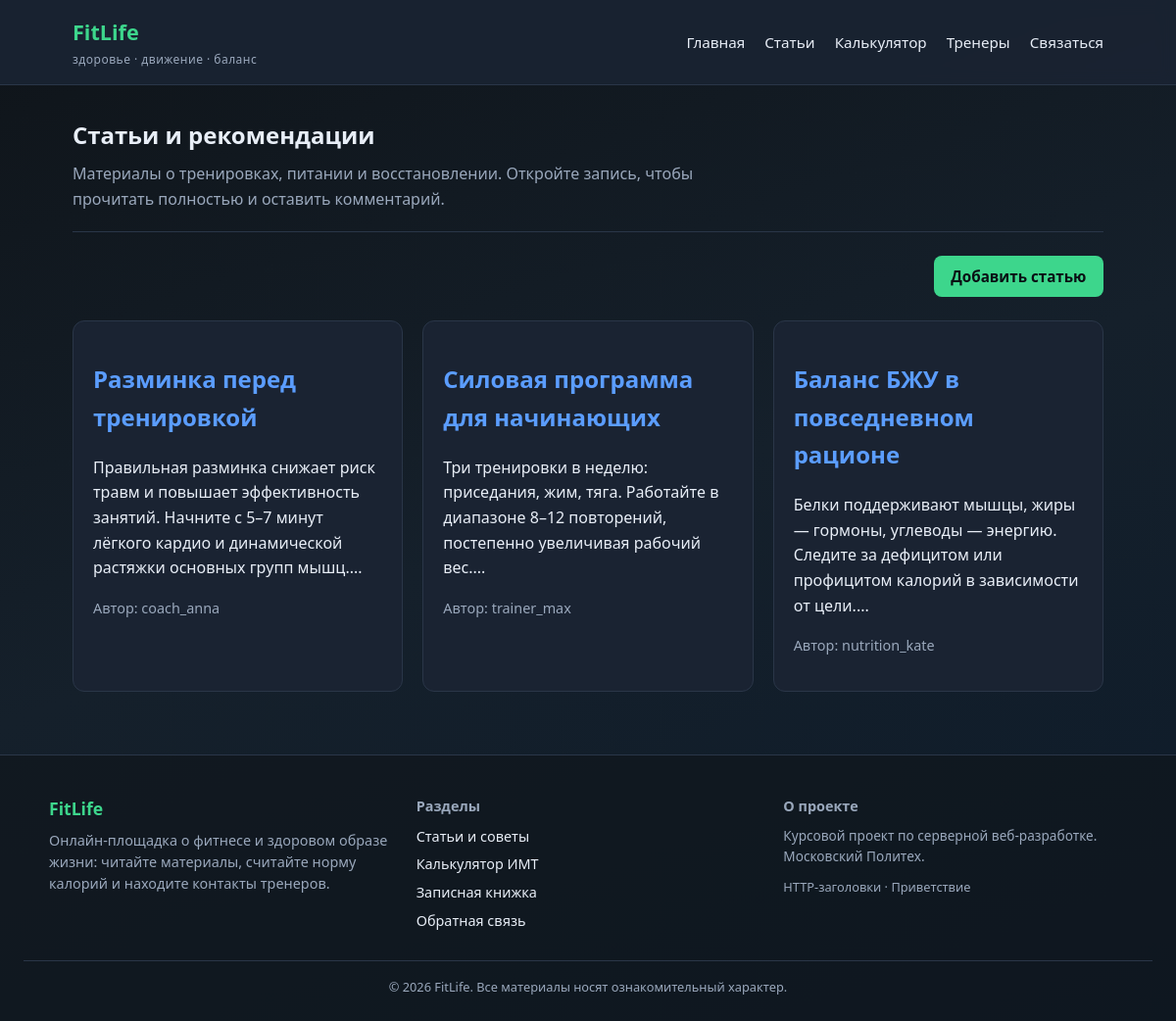
The page /articles on the database its author committed.
### tables this page shows
CREATE TABLE articles (
    id INT NOT NULL AUTO_INCREMENT,
    author_id INT NOT NULL,
    name VARCHAR(255) NOT NULL,
    text TEXT NOT NULL,
    created_at DATETIME NOT NULL DEFAULT CURRENT_TIMESTAMP,
  updated_at DATETIME NULL,
    PRIMARY KEY (id),
    KEY idx_articles_author (author_id),
    CONSTRAINT fk_articles_author FOREIGN KEY (author_id) REFERENCES users (id) ON DELETE CASCADE
);

CREATE TABLE users (
    id INT NOT NULL AUTO_INCREMENT,
    nickname VARCHAR(128) NOT NULL,
    email VARCHAR(255) NOT NULL,
    is_confirmed TINYINT(1) NOT NULL DEFAULT 0,
    role ENUM('admin', 'user') NOT NULL DEFAULT 'user',
    password_hash VARCHAR(255) NOT NULL DEFAULT '',
    auth_token VARCHAR(255) NOT NULL DEFAULT '',
    created_at DATETIME NOT NULL DEFAULT CURRENT_TIMESTAMP,
    PRIMARY KEY (id),
    UNIQUE KEY uk_users_nickname (nickname),
    UNIQUE KEY uk_users_email (email)
);

### src/MyProject/View.php (called while the page is built, shortened)
<?php
final class View
{
    private string $templatesPath;
    public function __construct()
    {
        $this->templatesPath = dirname(__DIR__, 2) . '/templates';
    }
    public function render(string $template, array $vars = []): void
    {
        extract($vars, EXTR_SKIP);
        $config = require dirname(__DIR__, 2) . '/config/config.php';
        $appName = $config['app_name'];
        require $this->templatesPath . '/' . $template . '.php';
        $content = ob_get_clean();
        require $this->templatesPath . '/layout.php';
    }
}

### src/MyProject/Controllers/ArticlesController.php (called while the page is built, shortened)
<?php
class ArticlesController
{
    private View $view;
    public function __construct()
    {
        $this->view = new View();
    }
    public function index(): void
    {
        $this->view->render('articles/index', [
            'title' => 'Статьи',
            'articles' => Article::findAllWithAuthors(),
        ]);
    }
}

### src/MyProject/Application.php (called while the page is built, shortened)
<?php
final class Application
{
    public function run(): void
    {
        $router = new Router();
        $main = MainController::class;
        $articles = ArticlesController::class;
        $comments = CommentsController::class;
        $contacts = ContactsController::class;
        $feedback = FeedbackController::class;
        $calculator = CalculatorController::class;
        $router->add('~^/$~', [$main, 'index']);
        $router->add('~^/hello/([^/]+)$~', [$main, 'hello']);
        $router->add('~^/bye/([^/]+)$~', [$main, 'bye']);
        $router->add('~^/headers$~', [$main, 'headers']);
        $router->add('~^/articles$~', [$articles, 'index']);
        $router->add('~^/articles/create$~', [$articles, 'create']);
        $router->add('~^/articles/(\d+)$~', [$articles, 'show']);
        $router->add('~^/articles/(\d+)/edit$~', [$articles, 'edit']);
        $router->add('~^/articles/(\d+)/comments$~', [$comments, 'store']);
        $router->add('~^/comments/(\d+)/edit$~', [$comments, 'edit']);
        $router->add('~^/contacts$~', [$contacts, 'index']);
        $router->add('~^/contacts/create$~', [$contacts, 'create']);
        $router->add('~^/contacts/(\d+)/edit$~', [$contacts, 'edit']);
        $router->add('~^/contacts/(\d+)/delete$~', [$contacts, 'delete']);
        $router->add('~^/feedback$~', [$feedback, 'form']);
        $router->add('~^/feedback/sent$~', [$feedback, 'sent']);
        $router->add('~^/calculator$~', [$calculator, 'index']);
        $router->add('~^/calculator/calculate$~', [$calculator, 'calculate']);
        $uri = $_SERVER['REQUEST_URI'] ?? '/';
        $method = $_SERVER['REQUEST_METHOD'] ?? 'GET';
        $router->dispatch($uri, $method);
    }
}

### www/index.php (called while the page is built, shortened)
<?php
$app = new MyProject\Application();
$app->run();

### config/config.php (called while the page is built, shortened)
<?php
return [
    'app_name' => 'FitLife',
    'default_title' => 'FitLife - блог о здоровье и фитнесе',
    'db' => [
        'driver' => getenv('DB_DRIVER') ?: 'mysql',
        'sqlite_path' => dirname(__DIR__) . '/database/fitlife.sqlite',
        'host' => getenv('DB_HOST') ?: '127.0.0.1',
        'port' => getenv('DB_PORT') ?: '3306',
        'name' => getenv('DB_NAME') ?: 'fitlife',
        'user' => getenv('DB_USER') ?: 'root',
        'password' => getenv('DB_PASSWORD') ?: '',
        'charset' => 'utf8mb4',
    ],
];

### src/MyProject/Db.php (called while the page is built, shortened)
<?php
final class Db
{
    private static ?PDO $pdo = null;
    public static function getConnection(): PDO
    {
        if (self::$pdo === null) {
            $config = require dirname(__DIR__, 2) . '/config/config.php';
            $db = $config['db'];
            $driver = $db['driver'] ?? 'mysql';
            try {
                if ($driver === 'sqlite') {
                    $path = $db['sqlite_path'];
                    if (!is_file($path)) {
                        require dirname(__DIR__, 2) . '/database/init_sqlite.php';
                    }
                    self::$pdo = new PDO('sqlite:' . $path, null, null, [
                        PDO::ATTR_ERRMODE => PDO::ERRMODE_EXCEPTION,
                        PDO::ATTR_DEFAULT_FETCH_MODE => PDO::FETCH_ASSOC,
                    ]);
                } else {
                    $dsn = sprintf(
                        'mysql:host=%s;port=%s;dbname=%s;charset=%s',
                        $db['host'],
                        $db['port'],
                        $db['name'],
                        $db['charset']
                    );
                    self::$pdo = new PDO($dsn, $db['user'], $db['password'], [
                        PDO::ATTR_ERRMODE => PDO::ERRMODE_EXCEPTION,
                        PDO::ATTR_DEFAULT_FETCH_MODE => PDO::FETCH_ASSOC,
                    ]);
                    self::$pdo->exec('SET NAMES utf8mb4 COLLATE utf8mb4_unicode_ci');
                }
            } catch (PDOException $e) {
                http_response_code(500);
                echo 'Ошибка подключения к базе данных: ' . htmlspecialchars($e->getMessage());
                exit;
            }
        }
        return self::$pdo;
    }
}

### src/MyProject/Models/Article.php (called while the page is built, shortened)
<?php
class Article extends ActiveRecord
{
    public int $author_id = 0;
    protected static function getTableName(): string
    {
        return 'articles';
    }
    public static function findAllWithAuthors(): array
    {
        return self::findAll('created_at DESC');
    }
    public function getAuthor(): ?User
    {
        return User::findById($this->author_id);
    }
}

### src/MyProject/ActiveRecord/ActiveRecord.php (called while the page is built, shortened)
<?php
abstract class ActiveRecord
{
    public static function findById(int $id): ?static
    {
        $table = static::getTableName();
        $stmt = Db::getConnection()->prepare("SELECT * FROM {$table} WHERE id = :id LIMIT 1");
        $stmt->execute(['id' => $id]);
        $row = $stmt->fetch(PDO::FETCH_ASSOC);
        return $row ? static::mapRow($row) : null;
    }
    public static function findAll(string $orderBy = 'id DESC'): array
    {
        $table = static::getTableName();
        $stmt = Db::getConnection()->query("SELECT * FROM {$table} ORDER BY {$orderBy}");
        $items = [];
        while ($row = $stmt->fetch(PDO::FETCH_ASSOC)) {
            $items[] = static::mapRow($row);
        }
        return $items;
    }
    protected static function mapRow(array $row): static
    {
        $object = new static();
        $reflection = new ReflectionClass($object);
        foreach ($row as $key => $value) {
            $property = $reflection->getProperty($key);
            $type = $property->getType();
            if ($type && $type->getName() === 'int' && $value !== null && $value !== '') {
                $value = (int) $value;
            }
        }
        return $object;
    }
}

### src/MyProject/Models/User.php (called while the page is built, shortened)
<?php
class User extends ActiveRecord
{
    protected static function getTableName(): string
    {
        return 'users';
    }
}

### templates/articles/index.php (the view, shortened to what this page needs)
<section class="page-block">
    <?php
    $introTitle = 'Статьи и рекомендации';
    $introText = 'Материалы о тренировках, питании и восстановлении. Откройте запись, чтобы прочитать полностью и оставить комментарий.';
    require __DIR__ . '/../partials/page-intro.php';
    ?>
    <div class="page-head">
        <a href="/articles/create" class="btn btn-primary">Добавить статью</a>
    </div>
    <div class="cards-grid">
        <?php foreach ($articles as $article): ?>
            <?php $author = $article->getAuthor(); ?>
            <article class="card">
                <h2><a href="/articles/<?= $article->id ?>"><?= htmlspecialchars($article->name) ?></a></h2>
                <p><?= htmlspecialchars(mb_substr($article->text, 0, 160)) ?>...</p>
                <p class="meta">Автор: <?= $author ? htmlspecialchars($author->nickname) : '-' ?></p>
            </article>
        <?php endforeach; ?>
    </div>
</section>

### templates/partials/page-intro.php (shortened to what this page needs)
<div class="page-intro">
    <h1><?= htmlspecialchars($introTitle) ?></h1>
    <p><?= htmlspecialchars($introText) ?></p>
</div>

### src/MyProject/Router.php (shortened to what this page needs)
<?php
final class Router
{
    private array $routes = [];
    public function add(string $pattern, array $handler): void
    {
        $this->routes[$pattern] = $handler;
    }
    public function dispatch(string $uri, string $method): void
    {
        $path = parse_url($uri, PHP_URL_PATH) ?: '/';
        $path = '/' . trim($path, '/');
        if ($path !== '/') {
            $path = rtrim($path, '/');
        }
        foreach ($this->routes as $pattern => $handler) {
            if (preg_match($pattern, $path, $matches)) {
                array_shift($matches);
                $controller = new $handler[0]();
                $action = $handler[1];
                $controller->$action(...$matches);
                return;
            }
        }
    }
}

### templates/layout.php (shortened to what this page needs)
<!DOCTYPE html>
<html lang="ru">
<head>
    <link rel="stylesheet" href="/assets/css/style.css">
</head>
<body>
<header class="site-header">
    <div class="header-inner">
        <a class="logo-block" href="/">
            <span class="logo"><?= htmlspecialchars($appName) ?></span>
            <span class="logo-tagline">здоровье · движение · баланс</span>
        </a>
        <nav class="main-nav" id="main-nav">
            <a href="/">Главная</a>
            <a href="/articles">Статьи</a>
            <a href="/calculator">Калькулятор</a>
            <a href="/contacts">Тренеры</a>
            <a href="/feedback">Связаться</a>
        </nav>
    </div>
</header>
<main class="container">
    <?= $content ?>
</main>
<footer class="site-footer">
    <div class="footer-grid">
        <div class="footer-col">
            <strong class="footer-brand"><?= htmlspecialchars($appName) ?></strong>
            <p>Онлайн-площадка о фитнесе и здоровом образе жизни: читайте материалы, считайте норму калорий и находите контакты тренеров.</p>
        </div>
        <div class="footer-col">
            <strong>Разделы</strong>
            <ul class="footer-links">
                <li><a href="/articles">Статьи и советы</a></li>
                <li><a href="/calculator">Калькулятор ИМТ</a></li>
                <li><a href="/contacts">Записная книжка</a></li>
                <li><a href="/feedback">Обратная связь</a></li>
            </ul>
        </div>
        <div class="footer-col">
            <strong>О проекте</strong>
            <p class="footer-meta">Курсовой проект по серверной веб-разработке.<br>Московский Политех.</p>
            <p class="footer-dev">
                <a href="/headers">HTTP-заголовки</a> ·
                <a href="/hello/Гость">Приветствие</a>
            </p>
        </div>
    </div>
    <p class="footer-copy">© <?= date('Y') ?> <?= htmlspecialchars($appName) ?>. Все материалы носят ознакомительный характер.</p>
</footer>
</body>
</html>

### www/assets/css/style.css (style rules this page uses)
:root { --bg: #0f1419; --surface: #1a2332; --accent: #3dd68c; --accent-2: #5b9dff; --text: #e8eef7; --muted: #9aa8bc; --border: #2a3648; --error: #ff6b6b; --success: #3dd68c; }
* { box-sizing: border-box; }
body { margin: 0; font-family: "Segoe UI", system-ui, sans-serif; background: linear-gradient(160deg, #0f1419 0%, #15202b 50%, #0d1b2a 100%); color: var(--text); min-height: 100vh; line-height: 1.6; }
a { color: var(--accent-2); text-decoration: none; }
.site-header { background: rgba(26, 35, 50, 0.95); border-bottom: 1px solid var(--border); position: sticky; top: 0; z-index: 100; backdrop-filter: blur(8px); }
.header-inner { max-width: 1100px; margin: 0 auto; padding: 1rem 1.5rem; display: flex; align-items: center; justify-content: space-between; gap: 1rem; }
.logo { font-weight: 700; font-size: 1.35rem; color: var(--accent); text-decoration: none; }
.main-nav { display: flex; flex-wrap: wrap; gap: 0.75rem 1.25rem; }
.main-nav a { color: var(--text); font-size: 0.95rem; }
.container { max-width: 1100px; margin: 0 auto; padding: 2rem 1.5rem 4rem; }
.logo-block { display: flex; flex-direction: column; text-decoration: none; }
.logo-tagline { font-size: 0.75rem; color: var(--muted); font-weight: 400; letter-spacing: 0.04em; text-transform: lowercase; }
.site-footer { padding: 2.5rem 1.5rem 1.5rem; color: var(--muted); font-size: 0.9rem; border-top: 1px solid var(--border); background: rgba(15, 20, 25, 0.6); }
.footer-grid { max-width: 1100px; margin: 0 auto 1.5rem; display: grid; grid-template-columns: repeat(auto-fit, minmax(220px, 1fr)); gap: 1.5rem; text-align: left; }
.footer-brand { color: var(--accent); font-size: 1.1rem; }
.footer-col p { margin: 0.5rem 0 0; line-height: 1.55; }
.footer-links { list-style: none; padding: 0; margin: 0.5rem 0 0; }
.footer-links li { margin-bottom: 0.35rem; }
.footer-links a { color: var(--text); }
.footer-meta { font-size: 0.85rem; }
.footer-dev { font-size: 0.8rem; margin-top: 0.75rem !important; }
.footer-dev a { color: var(--muted); }
.footer-copy { text-align: center; margin: 0; padding-top: 1rem; border-top: 1px solid var(--border); font-size: 0.8rem; }
.page-intro { margin-bottom: 1.5rem; padding-bottom: 1.25rem; border-bottom: 1px solid var(--border); }
.page-intro h1 { margin: 0 0 0.5rem; }
.page-intro p { margin: 0; color: var(--muted); max-width: 640px; }
.page-block h1 { margin-top: 0; }
.page-head { display: flex; flex-wrap: wrap; align-items: center; justify-content: space-between; gap: 1rem; margin-bottom: 1.5rem; }
.cards-grid { display: grid; grid-template-columns: repeat(auto-fit, minmax(280px, 1fr)); gap: 1.25rem; }
.card { background: var(--surface); border: 1px solid var(--border); border-radius: 12px; padding: 1.25rem; }
.meta { color: var(--muted); font-size: 0.9rem; }
.btn { display: inline-block; padding: 0.55rem 1.1rem; border-radius: 8px; border: none; font-size: 0.95rem; cursor: pointer; text-decoration: none; transition: transform 0.15s, opacity 0.15s; }
.btn-primary { background: var(--accent); color: #0a0f14; font-weight: 600; }

### rows shown on the page
articles: name "Разминка перед тренировкой", text "Правильная разминка снижает риск травм и повышает эффективность занятий. Начните с 5–7 минут лёгкого кардио и динамической растяжки основных групп мышц.", author.nickname "coach_anna"
articles: name "Силовая программа для начинающих", text "Три тренировки в неделю: приседания, жим, тяга. Работайте в диапазоне 8–12 повторений, постепенно увеличивая рабочий вес.", author.nickname "trainer_max"
articles: name "Баланс БЖУ в повседневном рационе", text "Белки поддерживают мышцы, жиры — гормоны, углеводы — энергию. Следите за дефицитом или профицитом калорий в зависимости от цели.", author.nickname "nutrition_kate"
